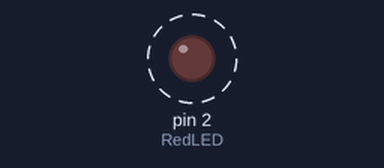
Bench run of a sketch on a simulated Arduino Uno, built with avr-gcc and run on an emulated ATmega328P. Parts: output pins drawn as LEDs (lit = HIGH). Dashed ring = blinking.

Above: at 0.5 s.
Timing chart, 0 to 4.6 s (numbered marks = the images above):
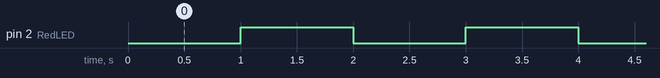

Measured:
- by itself, pin 2 (RedLED): alternates HIGH for 1.0 s and LOW for 1.0 s

The sketch:

BetterBlink.ino
```cpp
// (licence header left out)
const uint8_t RedLED = 2;                // reference digital pin 2 as RedLED
const unsigned long BlinkPeriod = 2000;  // blinking period in milliseconds

void setup() {
   pinMode(RedLED, OUTPUT);  // set RedLED pin as an output
}

void loop() {
   static unsigned long previousBlinkTime = 0;              // capture initial previous time
   unsigned long currentTime = millis();                    // capture current time
   if (currentTime - previousBlinkTime >= BlinkPeriod/2) {  // run every half blinking period (1 s)
      digitalWrite(RedLED, !digitalRead(RedLED));           // toggle on/off LED
      previousBlinkTime = currentTime;                      // save previous time
   }
}
```
